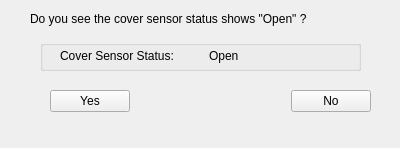
<?xml version="1.0" encoding="UTF-8"?>
<ui version="4.0">
 <class>DiagnosticsManufacturing::CStatusConfirmDialog</class>
 <widget class="QWidget" name="DiagnosticsManufacturing::CStatusConfirmDialog">
  <property name="geometry">
   <rect>
    <x>0</x>
    <y>0</y>
    <width>400</width>
    <height>148</height>
   </rect>
  </property>
  <property name="sizePolicy">
   <sizepolicy hsizetype="Fixed" vsizetype="Fixed">
    <horstretch>0</horstretch>
    <verstretch>0</verstretch>
   </sizepolicy>
  </property>
  <property name="minimumSize">
   <size>
    <width>400</width>
    <height>148</height>
   </size>
  </property>
  <property name="sizeIncrement">
   <size>
    <width>0</width>
    <height>20</height>
   </size>
  </property>
  <property name="windowTitle">
   <string>Heating Test</string>
  </property>
  <widget class="QLabel" name="labelConfirm">
   <property name="geometry">
    <rect>
     <x>30</x>
     <y>10</y>
     <width>341</width>
     <height>17</height>
    </rect>
   </property>
   <property name="text">
    <string>Do you see the cover sensor status shows &quot;Open&quot; ?</string>
   </property>
  </widget>
  <widget class="QGroupBox" name="groupBox">
   <property name="geometry">
    <rect>
     <x>40</x>
     <y>40</y>
     <width>321</width>
     <height>31</height>
    </rect>
   </property>
   <property name="title">
    <string/>
   </property>
   <widget class="QWidget" name="horizontalLayoutWidget">
    <property name="geometry">
     <rect>
      <x>20</x>
      <y>0</y>
      <width>291</width>
      <height>31</height>
     </rect>
    </property>
    <layout class="QHBoxLayout" name="horizontalLayout">
     <item>
      <widget class="QLabel" name="labelStatus">
       <property name="text">
        <string>Cover Sensor Status:</string>
       </property>
      </widget>
     </item>
     <item>
      <widget class="QLabel" name="labelStatusValue">
       <property name="text">
        <string>Open</string>
       </property>
      </widget>
     </item>
    </layout>
   </widget>
  </widget>
  <widget class="QWidget" name="horizontalLayoutWidget_2">
   <property name="geometry">
    <rect>
     <x>50</x>
     <y>90</y>
     <width>321</width>
     <height>51</height>
    </rect>
   </property>
   <layout class="QVBoxLayout" name="verticalLayout">
    <property name="bottomMargin">
     <number>5</number>
    </property>
    <item>
     <layout class="QHBoxLayout" name="horizontalLayout_2">
      <property name="bottomMargin">
       <number>5</number>
      </property>
      <item>
       <widget class="QPushButton" name="pushButtonNo">
        <property name="text">
         <string>Yes</string>
        </property>
       </widget>
      </item>
      <item>
       <spacer name="horizontalSpacer">
        <property name="orientation">
         <enum>Qt::Horizontal</enum>
        </property>
        <property name="sizeHint" stdset="0">
         <size>
          <width>40</width>
          <height>20</height>
         </size>
        </property>
       </spacer>
      </item>
      <item>
       <widget class="QPushButton" name="pushButtonYes">
        <property name="text">
         <string>No</string>
        </property>
       </widget>
      </item>
     </layout>
    </item>
    <item>
     <spacer name="verticalSpacer">
      <property name="orientation">
       <enum>Qt::Vertical</enum>
      </property>
      <property name="sizeHint" stdset="0">
       <size>
        <width>20</width>
        <height>40</height>
       </size>
      </property>
     </spacer>
    </item>
   </layout>
  </widget>
 </widget>
 <resources/>
 <connections/>
</ui>
